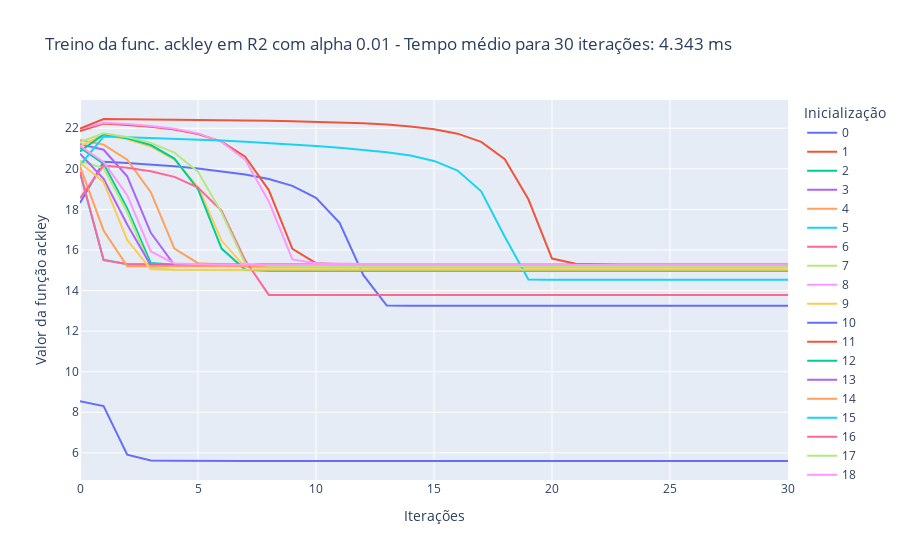

The cell this chart's notebook holds for it:
### Markdown cell above
Caso 3.1: $\alpha$ = 0.01, treinamento por 30 iterações

### Code cell
treina_gradiente(1e-2, 2, 'ackley', 30)

### Figure 1 — Plotly figure (JSON) as saved in the notebook; plotly's stock layout.template omitted (floating-point values rounded to 4 significant figures)
{"data": [{"hovertemplate": "variable=0<br>index=%{x}<br>value=%{y}<extra></extra>", "legendgroup": "0", "line": {"color": "#636efa", "dash": "solid"}, "marker": {"symbol": "circle"}, "mode": "lines", "name": "0", "orientation": "v", "showlegend": true, "type": "scatter", "x": [0, 1, 2, 3, 4, 5, 6, 7, 8, 9, 10, 11, 12, 13, 14, 15, 16, 17, 18, 19, 20, 21, 22, 23, 24, 25, 26, 27, 28, 29, 30], "xaxis": "x", "y": [18.32, 20.35, 20.29, 20.21, 20.12, 20.01, 19.88, 19.72, 19.5, 19.16, 18.57, 17.33, 14.77, 13.26, 13.25, 13.25, 13.25, 13.25, 13.25, 13.25, 13.25, 13.25, 13.25, 13.25, 13.25, 13.25, 13.25, 13.25, 13.25, 13.25, 13.25], "yaxis": "y"}, {"hovertemplate": "variable=1<br>index=%{x}<br>value=%{y}<extra></extra>", "legendgroup": "1", "line": {"color": "#EF553B", "dash": "solid"}, "marker": {"symbol": "circle"}, "mode": "lines", "name": "1", "orientation": "v", "showlegend": true, "type": "scatter", "x": [0, 1, 2, 3, 4, 5, 6, 7, 8, 9, 10, 11, 12, 13, 14, 15, 16, 17, 18, 19, 20, 21, 22, 23, 24, 25, 26, 27, 28, 29, 30], "xaxis": "x", "y": [21.86, 22.23, 22.16, 22.07, 21.94, 21.72, 21.34, 20.6, 18.95, 16.06, 15.35, 15.3, 15.29, 15.29, 15.29, 15.29, 15.29, 15.29, 15.29, 15.29, 15.29, 15.29, 15.29, 15.29, 15.29, 15.29, 15.29, 15.29, 15.29, 15.29, 15.29], "yaxis": "y"}, {"hovertemplate": "variable=2<br>index=%{x}<br>value=%{y}<extra></extra>", "legendgroup": "2", "line": {"color": "#00cc96", "dash": "solid"}, "marker": {"symbol": "circle"}, "mode": "lines", "name": "2", "orientation": "v", "showlegend": true, "type": "scatter", "x": [0, 1, 2, 3, 4, 5, 6, 7, 8, 9, 10, 11, 12, 13, 14, 15, 16, 17, 18, 19, 20, 21, 22, 23, 24, 25, 26, 27, 28, 29, 30], "xaxis": "x", "y": [21.05, 20.26, 18.05, 15.36, 15.27, 15.25, 15.25, 15.25, 15.25, 15.25, 15.25, 15.25, 15.25, 15.25, 15.25, 15.25, 15.25, 15.25, 15.25, 15.25, 15.25, 15.25, 15.25, 15.25, 15.25, 15.25, 15.25, 15.25, 15.25, 15.25, 15.25], "yaxis": "y"}, {"hovertemplate": "variable=3<br>index=%{x}<br>value=%{y}<extra></extra>", "legendgroup": "3", "line": {"color": "#ab63fa", "dash": "solid"}, "marker": {"symbol": "circle"}, "mode": "lines", "name": "3", "orientation": "v", "showlegend": true, "type": "scatter", "x": [0, 1, 2, 3, 4, 5, 6, 7, 8, 9, 10, 11, 12, 13, 14, 15, 16, 17, 18, 19, 20, 21, 22, 23, 24, 25, 26, 27, 28, 29, 30], "xaxis": "x", "y": [21.22, 20.94, 19.63, 16.85, 15.26, 15.25, 15.24, 15.24, 15.24, 15.24, 15.24, 15.24, 15.24, 15.24, 15.24, 15.24, 15.24, 15.24, 15.24, 15.24, 15.24, 15.24, 15.24, 15.24, 15.24, 15.24, 15.24, 15.24, 15.24, 15.24, 15.24], "yaxis": "y"}, {"hovertemplate": "variable=4<br>index=%{x}<br>value=%{y}<extra></extra>", "legendgroup": "4", "line": {"color": "#FFA15A", "dash": "solid"}, "marker": {"symbol": "circle"}, "mode": "lines", "name": "4", "orientation": "v", "showlegend": true, "type": "scatter", "x": [0, 1, 2, 3, 4, 5, 6, 7, 8, 9, 10, 11, 12, 13, 14, 15, 16, 17, 18, 19, 20, 21, 22, 23, 24, 25, 26, 27, 28, 29, 30], "xaxis": "x", "y": [21.43, 21.2, 20.45, 18.85, 16.07, 15.35, 15.3, 15.29, 15.29, 15.29, 15.29, 15.29, 15.29, 15.29, 15.29, 15.29, 15.29, 15.29, 15.29, 15.29, 15.29, 15.29, 15.29, 15.29, 15.29, 15.29, 15.29, 15.29, 15.29, 15.29, 15.29], "yaxis": "y"}, {"hovertemplate": "variable=5<br>index=%{x}<br>value=%{y}<extra></extra>", "legendgroup": "5", "line": {"color": "#19d3f3", "dash": "solid"}, "marker": {"symbol": "circle"}, "mode": "lines", "name": "5", "orientation": "v", "showlegend": true, "type": "scatter", "x": [0, 1, 2, 3, 4, 5, 6, 7, 8, 9, 10, 11, 12, 13, 14, 15, 16, 17, 18, 19, 20, 21, 22, 23, 24, 25, 26, 27, 28, 29, 30], "xaxis": "x", "y": [19.79, 15.52, 15.29, 15.26, 15.25, 15.25, 15.25, 15.25, 15.25, 15.25, 15.25, 15.25, 15.25, 15.25, 15.25, 15.25, 15.25, 15.25, 15.25, 15.25, 15.25, 15.25, 15.25, 15.25, 15.25, 15.25, 15.25, 15.25, 15.25, 15.25, 15.25], "yaxis": "y"}, {"hovertemplate": "variable=6<br>index=%{x}<br>value=%{y}<extra></extra>", "legendgroup": "6", "line": {"color": "#FF6692", "dash": "solid"}, "marker": {"symbol": "circle"}, "mode": "lines", "name": "6", "orientation": "v", "showlegend": true, "type": "scatter", "x": [0, 1, 2, 3, 4, 5, 6, 7, 8, 9, 10, 11, 12, 13, 14, 15, 16, 17, 18, 19, 20, 21, 22, 23, 24, 25, 26, 27, 28, 29, 30], "xaxis": "x", "y": [19.86, 15.49, 15.31, 15.29, 15.28, 15.28, 15.28, 15.28, 15.28, 15.28, 15.28, 15.28, 15.28, 15.28, 15.28, 15.28, 15.28, 15.28, 15.28, 15.28, 15.28, 15.28, 15.28, 15.28, 15.28, 15.28, 15.28, 15.28, 15.28, 15.28, 15.28], "yaxis": "y"}, {"hovertemplate": "variable=7<br>index=%{x}<br>value=%{y}<extra></extra>", "legendgroup": "7", "line": {"color": "#B6E880", "dash": "solid"}, "marker": {"symbol": "circle"}, "mode": "lines", "name": "7", "orientation": "v", "showlegend": true, "type": "scatter", "x": [0, 1, 2, 3, 4, 5, 6, 7, 8, 9, 10, 11, 12, 13, 14, 15, 16, 17, 18, 19, 20, 21, 22, 23, 24, 25, 26, 27, 28, 29, 30], "xaxis": "x", "y": [20.38, 20.03, 17.87, 15.14, 15.02, 15.0, 15.0, 15.0, 15.0, 15.0, 15.0, 15.0, 15.0, 15.0, 15.0, 15.0, 15.0, 15.0, 15.0, 15.0, 15.0, 15.0, 15.0, 15.0, 15.0, 15.0, 15.0, 15.0, 15.0, 15.0, 15.0], "yaxis": "y"}, {"hovertemplate": "variable=8<br>index=%{x}<br>value=%{y}<extra></extra>", "legendgroup": "8", "line": {"color": "#FF97FF", "dash": "solid"}, "marker": {"symbol": "circle"}, "mode": "lines", "name": "8", "orientation": "v", "showlegend": true, "type": "scatter", "x": [0, 1, 2, 3, 4, 5, 6, 7, 8, 9, 10, 11, 12, 13, 14, 15, 16, 17, 18, 19, 20, 21, 22, 23, 24, 25, 26, 27, 28, 29, 30], "xaxis": "x", "y": [21.96, 22.27, 22.2, 22.11, 21.98, 21.75, 21.33, 20.44, 18.39, 15.54, 15.35, 15.31, 15.31, 15.31, 15.31, 15.31, 15.31, 15.31, 15.31, 15.31, 15.31, 15.31, 15.31, 15.31, 15.31, 15.31, 15.31, 15.31, 15.31, 15.31, 15.31], "yaxis": "y"}, {"hovertemplate": "variable=9<br>index=%{x}<br>value=%{y}<extra></extra>", "legendgroup": "9", "line": {"color": "#FECB52", "dash": "solid"}, "marker": {"symbol": "circle"}, "mode": "lines", "name": "9", "orientation": "v", "showlegend": true, "type": "scatter", "x": [0, 1, 2, 3, 4, 5, 6, 7, 8, 9, 10, 11, 12, 13, 14, 15, 16, 17, 18, 19, 20, 21, 22, 23, 24, 25, 26, 27, 28, 29, 30], "xaxis": "x", "y": [21.11, 21.68, 21.46, 21.1, 20.45, 19.1, 16.46, 15.14, 15.13, 15.12, 15.12, 15.12, 15.12, 15.12, 15.12, 15.12, 15.12, 15.12, 15.12, 15.12, 15.12, 15.12, 15.12, 15.12, 15.12, 15.12, 15.12, 15.12, 15.12, 15.12, 15.12], "yaxis": "y"}, {"hovertemplate": "variable=10<br>index=%{x}<br>value=%{y}<extra></extra>", "legendgroup": "10", "line": {"color": "#636efa", "dash": "solid"}, "marker": {"symbol": "circle"}, "mode": "lines", "name": "10", "orientation": "v", "showlegend": true, "type": "scatter", "x": [0, 1, 2, 3, 4, 5, 6, 7, 8, 9, 10, 11, 12, 13, 14, 15, 16, 17, 18, 19, 20, 21, 22, 23, 24, 25, 26, 27, 28, 29, 30], "xaxis": "x", "y": [8.54, 8.306, 5.91, 5.62, 5.612, 5.599, 5.601, 5.599, 5.6, 5.6, 5.6, 5.6, 5.6, 5.6, 5.6, 5.6, 5.6, 5.6, 5.6, 5.6, 5.6, 5.6, 5.6, 5.6, 5.6, 5.6, 5.6, 5.6, 5.6, 5.6, 5.6], "yaxis": "y"}, {"hovertemplate": "variable=11<br>index=%{x}<br>value=%{y}<extra></extra>", "legendgroup": "11", "line": {"color": "#EF553B", "dash": "solid"}, "marker": {"symbol": "circle"}, "mode": "lines", "name": "11", "orientation": "v", "showlegend": true, "type": "scatter", "x": [0, 1, 2, 3, 4, 5, 6, 7, 8, 9, 10, 11, 12, 13, 14, 15, 16, 17, 18, 19, 20, 21, 22, 23, 24, 25, 26, 27, 28, 29, 30], "xaxis": "x", "y": [21.98, 22.46, 22.45, 22.44, 22.43, 22.42, 22.41, 22.39, 22.37, 22.35, 22.32, 22.29, 22.24, 22.18, 22.09, 21.96, 21.73, 21.33, 20.48, 18.5, 15.58, 15.32, 15.28, 15.28, 15.27, 15.27, 15.27, 15.27, 15.27, 15.27, 15.27], "yaxis": "y"}, {"hovertemplate": "variable=12<br>index=%{x}<br>value=%{y}<extra></extra>", "legendgroup": "12", "line": {"color": "#00cc96", "dash": "solid"}, "marker": {"symbol": "circle"}, "mode": "lines", "name": "12", "orientation": "v", "showlegend": true, "type": "scatter", "x": [0, 1, 2, 3, 4, 5, 6, 7, 8, 9, 10, 11, 12, 13, 14, 15, 16, 17, 18, 19, 20, 21, 22, 23, 24, 25, 26, 27, 28, 29, 30], "xaxis": "x", "y": [20.85, 21.7, 21.51, 21.17, 20.51, 19.0, 16.07, 15.02, 14.98, 14.97, 14.97, 14.97, 14.97, 14.97, 14.97, 14.97, 14.97, 14.97, 14.97, 14.97, 14.97, 14.97, 14.97, 14.97, 14.97, 14.97, 14.97, 14.97, 14.97, 14.97, 14.97], "yaxis": "y"}, {"hovertemplate": "variable=13<br>index=%{x}<br>value=%{y}<extra></extra>", "legendgroup": "13", "line": {"color": "#ab63fa", "dash": "solid"}, "marker": {"symbol": "circle"}, "mode": "lines", "name": "13", "orientation": "v", "showlegend": true, "type": "scatter", "x": [0, 1, 2, 3, 4, 5, 6, 7, 8, 9, 10, 11, 12, 13, 14, 15, 16, 17, 18, 19, 20, 21, 22, 23, 24, 25, 26, 27, 28, 29, 30], "xaxis": "x", "y": [20.75, 19.5, 17.25, 15.24, 15.23, 15.23, 15.23, 15.23, 15.23, 15.23, 15.23, 15.23, 15.23, 15.23, 15.23, 15.23, 15.23, 15.23, 15.23, 15.23, 15.23, 15.23, 15.23, 15.23, 15.23, 15.23, 15.23, 15.23, 15.23, 15.23, 15.23], "yaxis": "y"}, {"hovertemplate": "variable=14<br>index=%{x}<br>value=%{y}<extra></extra>", "legendgroup": "14", "line": {"color": "#FFA15A", "dash": "solid"}, "marker": {"symbol": "circle"}, "mode": "lines", "name": "14", "orientation": "v", "showlegend": true, "type": "scatter", "x": [0, 1, 2, 3, 4, 5, 6, 7, 8, 9, 10, 11, 12, 13, 14, 15, 16, 17, 18, 19, 20, 21, 22, 23, 24, 25, 26, 27, 28, 29, 30], "xaxis": "x", "y": [20.12, 16.96, 15.2, 15.2, 15.2, 15.2, 15.2, 15.2, 15.2, 15.2, 15.2, 15.2, 15.2, 15.2, 15.2, 15.2, 15.2, 15.2, 15.2, 15.2, 15.2, 15.2, 15.2, 15.2, 15.2, 15.2, 15.2, 15.2, 15.2, 15.2, 15.2], "yaxis": "y"}, {"hovertemplate": "variable=15<br>index=%{x}<br>value=%{y}<extra></extra>", "legendgroup": "15", "line": {"color": "#19d3f3", "dash": "solid"}, "marker": {"symbol": "circle"}, "mode": "lines", "name": "15", "orientation": "v", "showlegend": true, "type": "scatter", "x": [0, 1, 2, 3, 4, 5, 6, 7, 8, 9, 10, 11, 12, 13, 14, 15, 16, 17, 18, 19, 20, 21, 22, 23, 24, 25, 26, 27, 28, 29, 30], "xaxis": "x", "y": [20.17, 21.59, 21.56, 21.53, 21.49, 21.44, 21.39, 21.33, 21.27, 21.2, 21.12, 21.03, 20.94, 20.82, 20.65, 20.39, 19.91, 18.89, 16.66, 14.55, 14.54, 14.53, 14.53, 14.53, 14.53, 14.53, 14.53, 14.53, 14.53, 14.53, 14.53], "yaxis": "y"}, {"hovertemplate": "variable=16<br>index=%{x}<br>value=%{y}<extra></extra>", "legendgroup": "16", "line": {"color": "#FF6692", "dash": "solid"}, "marker": {"symbol": "circle"}, "mode": "lines", "name": "16", "orientation": "v", "showlegend": true, "type": "scatter", "x": [0, 1, 2, 3, 4, 5, 6, 7, 8, 9, 10, 11, 12, 13, 14, 15, 16, 17, 18, 19, 20, 21, 22, 23, 24, 25, 26, 27, 28, 29, 30], "xaxis": "x", "y": [18.55, 20.16, 20.05, 19.88, 19.61, 19.08, 17.94, 15.49, 13.79, 13.79, 13.79, 13.78, 13.78, 13.78, 13.78, 13.78, 13.78, 13.78, 13.78, 13.78, 13.78, 13.78, 13.78, 13.78, 13.78, 13.78, 13.78, 13.78, 13.78, 13.78, 13.78], "yaxis": "y"}, {"hovertemplate": "variable=17<br>index=%{x}<br>value=%{y}<extra></extra>", "legendgroup": "17", "line": {"color": "#B6E880", "dash": "solid"}, "marker": {"symbol": "circle"}, "mode": "lines", "name": "17", "orientation": "v", "showlegend": true, "type": "scatter", "x": [0, 1, 2, 3, 4, 5, 6, 7, 8, 9, 10, 11, 12, 13, 14, 15, 16, 17, 18, 19, 20, 21, 22, 23, 24, 25, 26, 27, 28, 29, 30], "xaxis": "x", "y": [21.32, 21.75, 21.57, 21.28, 20.8, 19.86, 17.84, 15.33, 15.22, 15.2, 15.2, 15.2, 15.2, 15.2, 15.2, 15.2, 15.2, 15.2, 15.2, 15.2, 15.2, 15.2, 15.2, 15.2, 15.2, 15.2, 15.2, 15.2, 15.2, 15.2, 15.2], "yaxis": "y"}, {"hovertemplate": "variable=18<br>index=%{x}<br>value=%{y}<extra></extra>", "legendgroup": "18", "line": {"color": "#FF97FF", "dash": "solid"}, "marker": {"symbol": "circle"}, "mode": "lines", "name": "18", "orientation": "v", "showlegend": true, "type": "scatter", "x": [0, 1, 2, 3, 4, 5, 6, 7, 8, 9, 10, 11, 12, 13, 14, 15, 16, 17, 18, 19, 20, 21, 22, 23, 24, 25, 26, 27, 28, 29, 30], "xaxis": "x", "y": [21.12, 20.34, 18.7, 15.93, 15.33, 15.29, 15.28, 15.28, 15.28, 15.28, 15.28, 15.28, 15.28, 15.28, 15.28, 15.28, 15.28, 15.28, 15.28, 15.28, 15.28, 15.28, 15.28, 15.28, 15.28, 15.28, 15.28, 15.28, 15.28, 15.28, 15.28], "yaxis": "y"}, {"hovertemplate": "variable=19<br>index=%{x}<br>value=%{y}<extra></extra>", "legendgroup": "19", "line": {"color": "#FECB52", "dash": "solid"}, "marker": {"symbol": "circle"}, "mode": "lines", "name": "19", "orientation": "v", "showlegend": true, "type": "scatter", "x": [0, 1, 2, 3, 4, 5, 6, 7, 8, 9, 10, 11, 12, 13, 14, 15, 16, 17, 18, 19, 20, 21, 22, 23, 24, 25, 26, 27, 28, 29, 30], "xaxis": "x", "y": [20.31, 19.35, 16.49, 15.05, 15.03, 15.02, 15.02, 15.02, 15.02, 15.02, 15.02, 15.02, 15.02, 15.02, 15.02, 15.02, 15.02, 15.02, 15.02, 15.02, 15.02, 15.02, 15.02, 15.02, 15.02, 15.02, 15.02, 15.02, 15.02, 15.02, 15.02], "yaxis": "y"}], "layout": {"legend": {"title": {"text": "Inicialização"}, "tracegroupgap": 0}, "title": {"text": "Treino da func. ackley em R2 com alpha 0.01 - Tempo médio para 30 iterações: 4.343 ms"}, "xaxis": {"anchor": "y", "domain": [0, 1], "title": {"text": "Iterações"}}, "yaxis": {"anchor": "x", "domain": [0, 1], "title": {"text": "Valor da função ackley"}}}}
